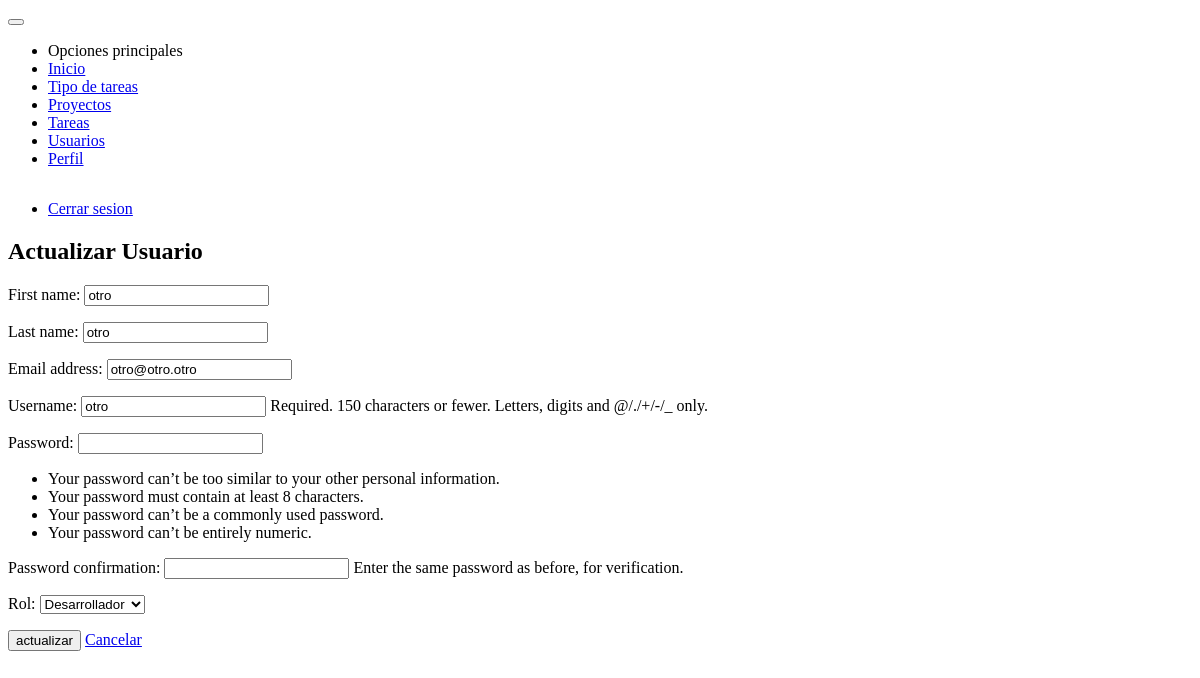
Screenshot of /acceder/usuarios/actualizar/4/ (signed in) with the database file from the repository.
### users/models.py (models this page shows, shortened)
class User(AbstractUser):
    ROLE_CHOICES = (
        ('administrador', 'Administrador'),
        ('desarrollador', 'Desarrollador'),
    )
    role = models.CharField(max_length=50, choices=ROLE_CHOICES)

### users/views.py (the view)
# urls.py: path('usuarios/actualizar/<pk>/', views.UserUpdateView.as_view(), name='update'),
class UserUpdateView(LoginRequiredMixin, PermissionRequiredMixin,SuccessMessageMixin, UpdateView):
    permission_required = 'users.change_user'
    login_url = 'users:login'
    template_name = 'users/update_user.html'
    form_class = UserForm
    model = User
    success_message = 'El usuario fue modificado exitosamente'
    success_url = reverse_lazy('users:user')

### templates/users/update_user.html
{% extends 'base.html' %}
{% block content %}
    <div class="card">
        <div class="card-content m-2">
            <h2 class="text-center">Actualizar Usuario</h2>
            {% include 'users/snippets/form.html' with message='actualizar' %}
        </div>
    </div>
{% endblock %}

### templates/users/snippets/form.html (shortened to what this page needs)
<form method="POST" enctype="multipart/form-data">
    {{form.as_p}}
    <button class="button success" type="submit">{{ message }}</button>
    <a href="{% url 'users:user' %}" class="button alert">Cancelar</a>
</form>

### rows the page displays
User: first_name "otro", last_name "otro", email "otro@otro.otro", username "otro", role "Desarrollador"

### other values shown
{{ message }} "actualizar"
